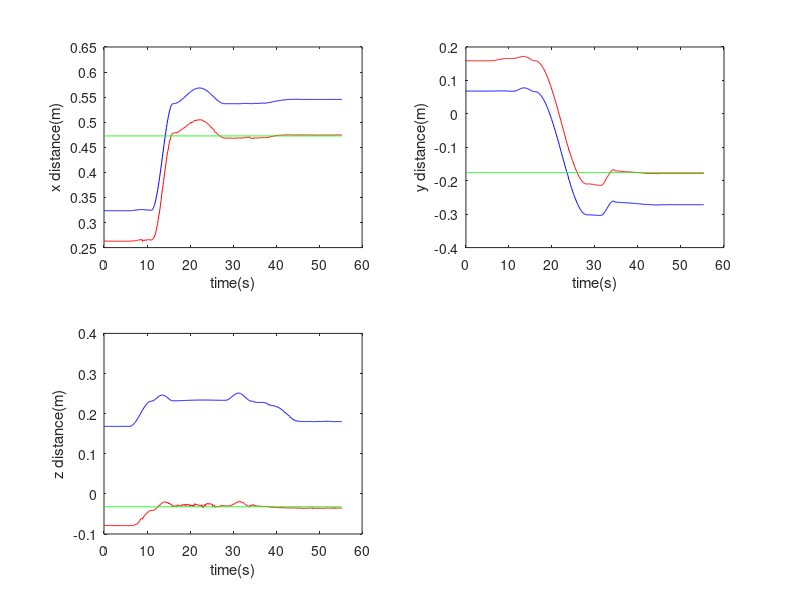

This chart was generated by the following MATLAB code: (Note: this script raises an error after producing the figure.)
load aim_point_1_20180829.txt;
sec = aim_point_1_20180829(:,1);
aim_x = aim_point_1_20180829(:,2);
aim_y = aim_point_1_20180829(:,3);
aim_z = aim_point_1_20180829(:,4);

load arm_end_point_20180829.txt;
arm_x = arm_end_point_20180829(:,2);
arm_y = arm_end_point_20180829(:,3);
arm_z = arm_end_point_20180829(:,4);

box_x=0.4727*exp(sec-sec);
box_y=-0.1754*exp(sec-sec);
box_z=-0.032*exp(sec-sec);
figure(1);
subplot(2,2,1);
plot(sec, arm_x,'-b',sec, aim_x,'-r',sec,box_x,'g');

xlabel('time(s)');
ylabel('x distance(m)');
subplot(2,2,2);
plot(sec, arm_y,'-b',sec, aim_y,'-r',sec,box_y,'g');
xlabel('time(s)');
ylabel('y distance(m)');

subplot(2,2,3);
plot(sec, arm_z,'-b',sec, aim_z,'-r',sec,box_z,'g');
xlabel('time(s)');
ylabel('z distance(m)');
legend('arm','parper','box');

